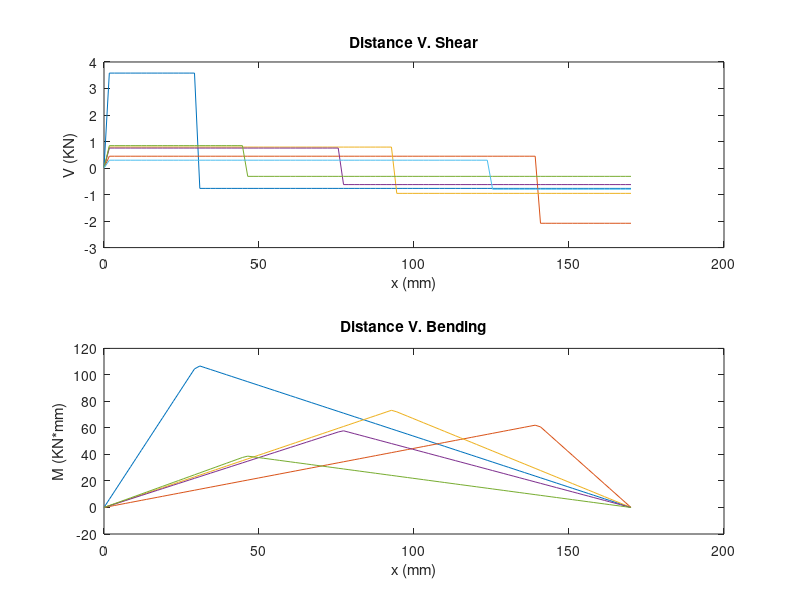

The MATLAB source for this figure: (Note: this script raises an error after producing the figure.)

%Gabriel Bisco, Noah, and Anthony
%Group 15

%reaction forces gear-by-gear case:
%KN
R1= [3.581062693 0.446273338 0.790629582 0.753541152 0.844722362 0.296129686];
R2= [0.767370577 2.082608911 0.954916248 0.623899663 0.313364747 0.798262632];
%gear distance (mm) (order: 154362)
D= [30 140 93 77 46 124];
Gear = [1 5 4 3 6 2]
%radial loads(KN)
Fr = [4.34843327 2.528882249 1.74554583 1.377440815 1.158087109 1.094392318];
%shaft length (mm)
L=170;

x=linspace(0,170); 

for i = 1:6
V=R1(i)*(x>0)- Fr(i)*(x>D(i))+ R2(i)*(x>170);
M=R1(i)*x- Fr(i)*(x-D(i)).*(x>D(i));
subplot(211)
plot(x,V);
title('Distance V. Shear')
xlabel('x (mm)')
ylabel('V (KN)')

if i==6
    legend("Gear:"+string(Gear(1)),"Gear:"+string(Gear(2)),"Gear:"+string(Gear(3)),"Gear:"+string(Gear(4)),"Gear:"+string(Gear(5)),"Gear:"+string(Gear(6)))
end

hold on
subplot(212)
plot(x,M);
title('Distance V. Bending')
xlabel('x (mm)')
ylabel('M (KN*mm)')

if i==6
    legend("Gear:"+string(Gear(1)),"Gear:"+string(Gear(2)),"Gear:"+string(Gear(3)),"Gear:"+string(Gear(4)),"Gear:"+string(Gear(5)),"Gear:"+string(Gear(6)))
end

hold on
end

